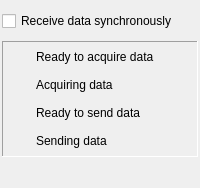
       <widget class="QWidget" name="sideBar" native="true">
        <property name="sizePolicy">
         <sizepolicy hsizetype="Fixed" vsizetype="Preferred">
          <horstretch>0</horstretch>
          <verstretch>0</verstretch>
         </sizepolicy>
        </property>
        <property name="minimumSize">
         <size>
          <width>175</width>
          <height>0</height>
         </size>
        </property>
        <property name="maximumSize">
         <size>
          <width>200</width>
          <height>16777215</height>
         </size>
        </property>
        <layout class="QVBoxLayout" name="verticalLayout_3">
         <property name="spacing">
          <number>10</number>
         </property>
         <property name="leftMargin">
          <number>2</number>
         </property>
         <property name="rightMargin">
          <number>2</number>
         </property>
         <item>
          <widget class="QCheckBox" name="sendDataSynchronously">
           <property name="text">
            <string>Receive data synchronously</string>
           </property>
          </widget>
         </item>
         <item>
          <widget class="QFrame" name="StatusFrame">
           <property name="sizePolicy">
            <sizepolicy hsizetype="Preferred" vsizetype="Fixed">
             <horstretch>0</horstretch>
             <verstretch>0</verstretch>
            </sizepolicy>
           </property>
           <property name="minimumSize">
            <size>
             <width>0</width>
             <height>50</height>
            </size>
           </property>
           <property name="maximumSize">
            <size>
             <width>16777215</width>
             <height>16777215</height>
            </size>
           </property>
           <property name="frameShape">
            <enum>QFrame::Panel</enum>
           </property>
           <property name="frameShadow">
            <enum>QFrame::Sunken</enum>
           </property>
           <layout class="QFormLayout" name="formLayout">
            <property name="horizontalSpacing">
             <number>5</number>
            </property>
            <property name="verticalSpacing">
             <number>8</number>
            </property>
            <property name="leftMargin">
             <number>5</number>
            </property>
            <property name="topMargin">
             <number>5</number>
            </property>
            <property name="rightMargin">
             <number>5</number>
            </property>
            <property name="bottomMargin">
             <number>5</number>
            </property>
            <item row="0" column="1">
             <widget class="QWidget" name="widget_2" native="true">
              <layout class="QHBoxLayout" name="horizontalLayout_3">
               <property name="spacing">
                <number>3</number>
               </property>
               <property name="leftMargin">
                <number>0</number>
               </property>
               <property name="topMargin">
                <number>0</number>
               </property>
               <property name="rightMargin">
                <number>0</number>
               </property>
               <property name="bottomMargin">
                <number>0</number>
               </property>
               <item>
                <widget class="QLabel" name="Ind_Ready_Acq">
                 <property name="sizePolicy">
                  <sizepolicy hsizetype="Preferred" vsizetype="Preferred">
                   <horstretch>0</horstretch>
                   <verstretch>0</verstretch>
                  </sizepolicy>
                 </property>
                 <property name="minimumSize">
                  <size>
                   <width>20</width>
                   <height>20</height>
                  </size>
                 </property>
                 <property name="maximumSize">
                  <size>
                   <width>20</width>
                   <height>20</height>
                  </size>
                 </property>
                 <property name="text">
                  <string/>
                 </property>
                 <property name="pixmap">
                  <pixmap resource="images.qrc">:/images/black_right_pointing_triangle_256x256.png</pixmap>
                 </property>
                 <property name="scaledContents">
                  <bool>true</bool>
                 </property>
                 <property name="alignment">
                  <set>Qt::AlignCenter</set>
                 </property>
                 <property name="textInteractionFlags">
                  <set>Qt::NoTextInteraction</set>
                 </property>
                </widget>
               </item>
               <item>
                <widget class="QLabel" name="Lab_Ready_Acq">
                 <property name="text">
                  <string>Ready to acquire data</string>
                 </property>
                </widget>
               </item>
              </layout>
             </widget>
            </item>
            <item row="1" column="1">
             <widget class="QWidget" name="widget_3" native="true">
              <layout class="QHBoxLayout" name="horizontalLayout_5" stretch="0,0">
               <property name="spacing">
                <number>3</number>
               </property>
               <property name="leftMargin">
                <number>0</number>
               </property>
               <property name="topMargin">
                <number>0</number>
               </property>
               <property name="rightMargin">
                <number>0</number>
               </property>
               <property name="bottomMargin">
                <number>0</number>
               </property>
               <item>
                <widget class="QLabel" name="Ind_Acq">
                 <property name="minimumSize">
                  <size>
                   <width>20</width>
                   <height>20</height>
                  </size>
                 </property>
                 <property name="maximumSize">
                  <size>
                   <width>20</width>
                   <height>20</height>
                  </size>
                 </property>
                 <property name="text">
                  <string/>
                 </property>
                 <property name="pixmap">
                  <pixmap resource="images.qrc">:/images/black_right_pointing_triangle_256x256.png</pixmap>
                 </property>
                 <property name="scaledContents">
                  <bool>true</bool>
                 </property>
                 <property name="alignment">
                  <set>Qt::AlignCenter</set>
                 </property>
                </widget>
               </item>
               <item>
                <widget class="QLabel" name="Lab_Acq">
                 <property name="text">
                  <string>Acquiring data</string>
                 </property>
                </widget>
               </item>
              </layout>
             </widget>
            </item>
            <item row="2" column="1">
             <widget class="QWidget" name="widget_4" native="true">
              <layout class="QHBoxLayout" name="horizontalLayout_6">
               <property name="spacing">
                <number>3</number>
               </property>
               <property name="leftMargin">
                <number>0</number>
               </property>
               <property name="topMargin">
                <number>0</number>
               </property>
               <property name="rightMargin">
                <number>0</number>
               </property>
               <property name="bottomMargin">
                <number>0</number>
               </property>
               <item>
                <widget class="QLabel" name="Ind_Ready_Send">
                 <property name="minimumSize">
                  <size>
                   <width>20</width>
                   <height>20</height>
                  </size>
                 </property>
                 <property name="maximumSize">
                  <size>
                   <width>20</width>
                   <height>20</height>
                  </size>
                 </property>
                 <property name="text">
                  <string/>
                 </property>
                 <property name="pixmap">
                  <pixmap resource="images.qrc">:/images/black_right_pointing_triangle_256x256.png</pixmap>
                 </property>
                 <property name="scaledContents">
                  <bool>true</bool>
                 </property>
                 <property name="alignment">
                  <set>Qt::AlignCenter</set>
                 </property>
                </widget>
               </item>
               <item>
                <widget class="QLabel" name="Lab_Ready_Send">
                 <property name="text">
                  <string>Ready to send data</string>
                 </property>
                </widget>
               </item>
              </layout>
             </widget>
            </item>
            <item row="3" column="1">
             <widget class="QWidget" name="widget_5" native="true">
              <layout class="QHBoxLayout" name="horizontalLayout_7">
               <property name="spacing">
                <number>3</number>
               </property>
               <property name="leftMargin">
                <number>0</number>
               </property>
               <property name="topMargin">
                <number>0</number>
               </property>
               <property name="rightMargin">
                <number>0</number>
               </property>
               <property name="bottomMargin">
                <number>0</number>
               </property>
               <item>
                <widget class="QLabel" name="Ind_Send">
                 <property name="minimumSize">
                  <size>
                   <width>20</width>
                   <height>20</height>
                  </size>
                 </property>
                 <property name="maximumSize">
                  <size>
                   <width>20</width>
                   <height>20</height>
                  </size>
                 </property>
                 <property name="text">
                  <string/>
                 </property>
                 <property name="pixmap">
                  <pixmap resource="images.qrc">:/images/black_right_pointing_triangle_256x256.png</pixmap>
                 </property>
                 <property name="scaledContents">
                  <bool>true</bool>
                 </property>
                 <property name="alignment">
                  <set>Qt::AlignCenter</set>
                 </property>
                </widget>
               </item>
               <item>
                <widget class="QLabel" name="Lab_Send">
                 <property name="text">
                  <string>Sending data</string>
                 </property>
                </widget>
               </item>
              </layout>
             </widget>
            </item>
           </layout>
          </widget>
         </item>
         <item>
          <spacer name="verticalSpacer">
           <property name="orientation">
            <enum>Qt::Vertical</enum>
           </property>
           <property name="sizeType">
            <enum>QSizePolicy::Expanding</enum>
           </property>
           <property name="sizeHint" stdset="0">
            <size>
             <width>20</width>
             <height>20</height>
            </size>
           </property>
          </spacer>
         </item>
        </layout>
       </widget>
